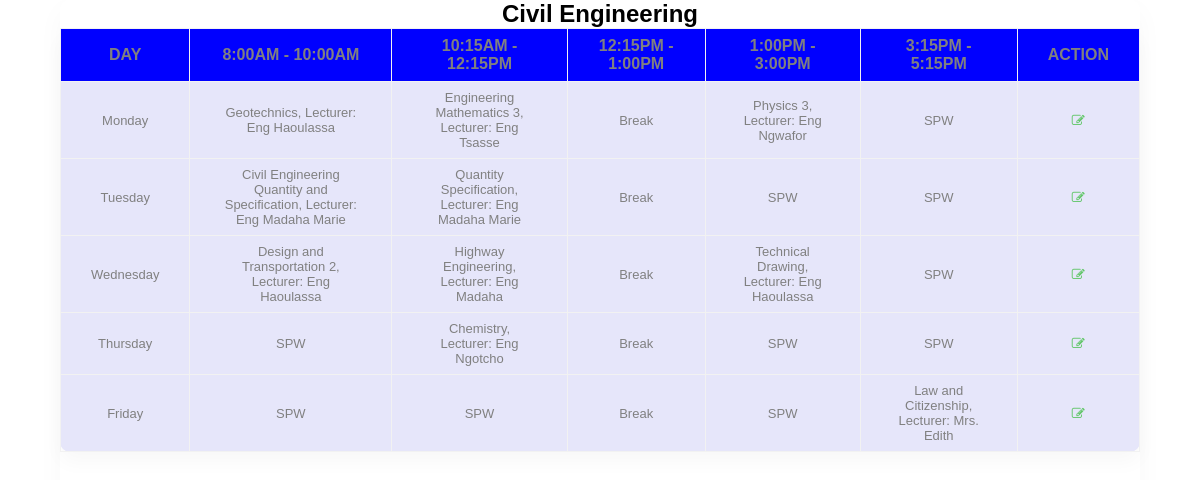
The app's page /CE_display.php with its own data.
### tables this page shows
CREATE TABLE `civil_engineering` (
  `sl_No` int(11) NOT NULL,
  `Day` varchar(12) NOT NULL,
  `8:00am - 10:00am` varchar(150) NOT NULL,
  `10:15am - 12:15pm` varchar(150) NOT NULL,
  `12:15pm - 1:00pm` varchar(150) NOT NULL,
  `1:00pm - 3:00pm` varchar(150) NOT NULL,
  `3:15pm - 5:15pm` varchar(150) NOT NULL
);

### CE_display.php (the view, shortened to what this page needs)
<!DOCTYPE html>
<html lang="en">
<head>
    <title</title>
    <link rel="stylesheet" href="css/mystyle.css">
    <link rel="stylesheet" href="css/font-awesome.min.css">
</head>
<body>
    <div class="main-div">
        <div class="center-div">
            <div class="table-responsive">
                <table>
                <caption><h2>Civil Engineering</h2></caption>
                    <thead>
                        <tr>
                            <th bgcolor="blue"><strong>Day</strong></th>
                            <th bgcolor="blue"><strong>8:00am - 10:00am</strong></th>
                            <th bgcolor="blue"><strong>10:15am - 12:15pm</strong></th>
                            <th bgcolor="blue"><strong>12:15pm - 1:00pm</strong></th>
                            <th bgcolor="blue"><strong>1:00pm - 3:00pm</strong></th>
                            <th bgcolor="blue"><strong>3:15pm - 5:15pm</strong></th>
                            <th bgcolor="blue"><strong>Action</strong></th>
                        </tr>
                    </thead>
                    <tbody>
                    <?php
                        $querry="select * from Civil_Engineering ";
                        $connection = mysqli_connect("localhost","root","","hitbamas");
                        $query= mysqli_query($connection,$querry);
                        while($res=mysqli_fetch_array($query)){
                           ?>
                            <tr>
                            <td><?php echo $res['Day']; ?></td>
                            <td><?php echo $res['8:00am - 10:00am']; ?></td>
                            <td><?php echo $res['10:15am - 12:15pm']; ?></td>
                            <td><?php echo $res['12:15pm - 1:00pm']; ?></td>
                            <td><?php echo $res['1:00pm - 3:00pm']; ?></td>
                            <td><?php echo $res['3:15pm - 5:15pm']; ?></td>
                            <td><a href="update2.php?sl_No=<?php echo $res['sl_No'];?>" data-toggle="tooltip" data-placement="bottom" title="Edit"><i class="fa fa-edit" aria-hidden="true"></i> </a></td>
                        </tr>
                        <?php
                        }
                    ?>
                    </tbody>
                </table>
            </div>
        </div>
</div>
</body>
</html>

### css/mystyle.css (style rules this page uses)
* { margin: 0; padding: 0; box-sizing: border-box; font-family: sans-serif; }
.main-div { width: 100%; height: 100vh; display: flex; flex-direction: column; align-items: center; }
.center-div { width: 90%; height: 80vh; background: -webkit-gradient(left, #5dade2, #00c6ff); box-shadow: 0 10px 28px 0 rgba(0, 0, 0, 0.03); border-radius: 10px; }
table { border-collapse: collapse; background-color: lavender; box-shadow: 0 10px 20px 0 rgba(0, 0, 0, 0.03); border-radius: 10px; margin: auto; }
th, td { border: 1px solid #f2f2f2; padding: 8px 30px; text-align: center; color: gray; }
th { text-transform: uppercase; font-weight: 500; }
td { font-size: 13px; }
.fa { font-size: 18px; }
.fa-edit { color: #63c76a; }
a { text-decoration: none; display: flex; justify-content: center; text-align: center; }

### records on screen
civil_engineering: Day "Monday", value "Geotechnics, Lecturer: Eng Haoulassa", value "Engineering Mathematics 3, Lecturer: Eng Tsasse", value "Break", value "Physics 3, Lecturer: Eng Ngwafor", value "SPW"
civil_engineering: Day "Tuesday", value "Civil Engineering Quantity and Specification, Lecturer: Eng Madaha Marie", value "Quantity Specification, Lecturer: Eng Madaha Marie", value "Break", value "SPW"
civil_engineering: Day "Wednesday", value "Design and Transportation 2, Lecturer: Eng Haoulassa", value "Highway Engineering, Lecturer: Eng Madaha", value "Break", value "Technical Drawing, Lecturer: Eng Haoulassa", value "SPW"
civil_engineering: Day "Thursday", value "SPW", value "Chemistry, Lecturer: Eng Ngotcho", value "Break"
civil_engineering: Day "Friday", value "SPW", value "Break", value "Law and Citizenship, Lecturer: Mrs. Edith"
